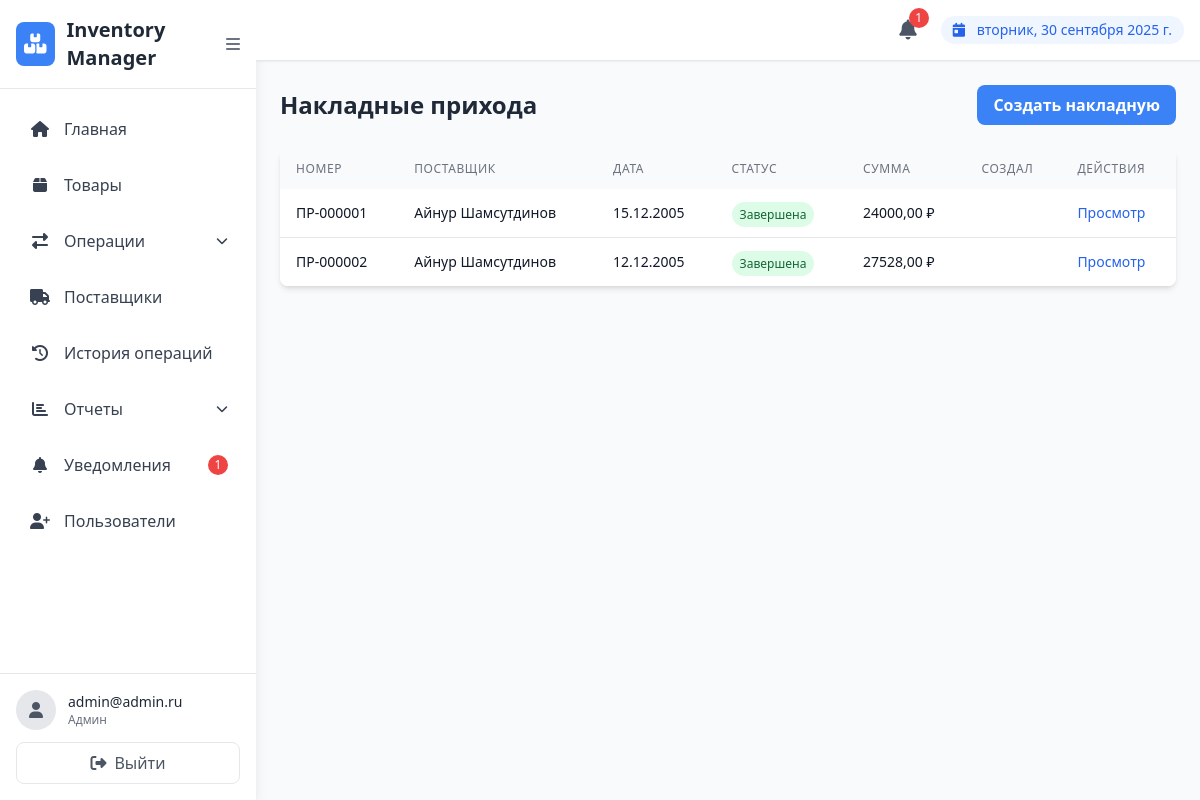
The page /products/purchase-invoices/ (signed in) on the database its author committed.
### users/models.py (models this page shows, shortened)
class CustomUser(AbstractUser):
    ROLE_CHOICES = [
        ('admin', 'Админ'),
        ('manager', 'Менеджер'),
        ('viewer', 'Наблюдатель'),
    ]
    role = models.CharField(
        max_length=20,
        choices=ROLE_CHOICES,
        default='manager',
        verbose_name='Role'
    )
    email = models.EmailField(unique=True, verbose_name='Email')
    USERNAME_FIELD = 'email'
    REQUIRED_FIELDS = ['username']
    class Meta:
        verbose_name = 'Пользователь'
        verbose_name_plural = 'Пользователи'

### products/models.py (models this page shows, shortened)
class PurchaseInvoice(models.Model):
    STATUS_CHOICES = [
        ('draft', 'Черновик'),
        ('completed', 'Завершена'),
        ('cancelled', 'Отменена'),
    ]
    invoice_number = models.CharField(max_length=50, unique=True, verbose_name='Номер накладной')
    supplier = models.ForeignKey(Supplier, on_delete=models.PROTECT, verbose_name='Поставщик')
    invoice_date = models.DateField(verbose_name='Дата накладной')
    status = models.CharField(max_length=10, choices=STATUS_CHOICES, default='draft', verbose_name='Статус')
    total_amount = models.DecimalField(max_digits=12, decimal_places=2, default=0, verbose_name='Общая сумма')
    comment = models.TextField(blank=True, verbose_name='Комментарий')
    created_by = models.ForeignKey(User, on_delete=models.PROTECT, verbose_name='Создал')
    created_at = models.DateTimeField(auto_now_add=True, verbose_name='Дата создания')
    updated_at = models.DateTimeField(auto_now=True, verbose_name='Дата обновления')
    class Meta:
        verbose_name = 'Накладная прихода'
        verbose_name_plural = 'Накладные прихода'
        ordering = ['-invoice_date', '-created_at']

class Supplier(models.Model):
    name = models.CharField(max_length=255, verbose_name='Название поставщика')
    contact_person = models.CharField(max_length=255, blank=True, verbose_name='Контактное лицо')
    phone = models.CharField(max_length=20, blank=True, verbose_name='Телефон')
    email = models.EmailField(blank=True, verbose_name='Email')
    address = models.TextField(blank=True, verbose_name='Адрес')
    created_at = models.DateTimeField(auto_now_add=True, verbose_name='Дата создания')
    class Meta:
        verbose_name = 'Поставщик'
        verbose_name_plural = 'Поставщики'
        ordering = ['name']

### products/views.py (the view)
# urls.py: path('purchase-invoices/', views.purchase_invoice_list, name='purchase_invoice_list'),
@login_required
@user_passes_test(is_admin_or_manager)
def purchase_invoice_list(request):
    invoices = PurchaseInvoice.objects.all().select_related('supplier', 'created_by')
    return render(request, 'products/purchase_invoice_list.html', {'invoices': invoices})

### products/views.py (called while the page is built)
def is_admin_or_manager(user):
    return user.is_authenticated and user.role in ['admin', 'manager']

### products/templates/products/purchase_invoice_list.html (shortened to what this page needs)
{% extends "users/base.html" %}
{% block content %}
<div>
    <div class="flex justify-between items-center mb-6">
        <h2 class="text-2xl font-bold text-gray-800">Накладные прихода</h2>
        <a href="{% url 'products:purchase_invoice_create' %}" class="bg-blue-500 hover:bg-blue-600 text-white font-bold py-2 px-4 rounded-lg transition duration-200">
            Создать накладную
        </a>
    </div>
    <div class="bg-white rounded-lg shadow-md overflow-hidden">
        <table class="min-w-full">
            <thead class="bg-gray-50">
                <tr>
                    <th class="py-3 px-4 text-left text-xs font-medium text-gray-500 uppercase tracking-wider">Номер</th>
                    <th class="py-3 px-4 text-left text-xs font-medium text-gray-500 uppercase tracking-wider">Поставщик</th>
                    <th class="py-3 px-4 text-left text-xs font-medium text-gray-500 uppercase tracking-wider">Дата</th>
                    <th class="py-3 px-4 text-left text-xs font-medium text-gray-500 uppercase tracking-wider">Статус</th>
                    <th class="py-3 px-4 text-left text-xs font-medium text-gray-500 uppercase tracking-wider">Сумма</th>
                    <th class="py-3 px-4 text-left text-xs font-medium text-gray-500 uppercase tracking-wider">Создал</th>
                    <th class="py-3 px-4 text-left text-xs font-medium text-gray-500 uppercase tracking-wider">Действия</th>
                </tr>
            </thead>
            <tbody class="bg-white divide-y divide-gray-200">
                {% for invoice in invoices %}
                <tr class="hover:bg-gray-50 transition duration-150">
                    <td class="py-3 px-4 whitespace-nowrap">
                        <div class="text-sm font-medium text-gray-900">{{ invoice.invoice_number }}</div>
                    </td>
                    <td class="py-3 px-4 whitespace-nowrap">
                        <div class="text-sm text-gray-900">{{ invoice.supplier.name }}</div>
                    </td>
                    <td class="py-3 px-4 whitespace-nowrap">
                        <div class="text-sm text-gray-900">{{ invoice.invoice_date|date:"d.m.Y" }}</div>
                    </td>
                    <td class="py-3 px-4 whitespace-nowrap">
                        <span class="px-2 py-1 text-xs rounded-full
                            {% if invoice.status == 'draft' %}bg-yellow-100 text-yellow-800
                            {% elif invoice.status == 'completed' %}bg-green-100 text-green-800
                            {% else %}bg-red-100 text-red-800{% endif %}">
                            {{ invoice.get_status_display }}
                        </span>
                    </td>
                    <td class="py-3 px-4 whitespace-nowrap">
                        <div class="text-sm font-medium text-gray-900">{{ invoice.total_amount }} ₽</div>
                    </td>
                    <td class="py-3 px-4 whitespace-nowrap">
                    </td>
                    <td class="py-3 px-4 whitespace-nowrap">
                        <div class="flex space-x-2">
                            <a href="{% url 'products:purchase_invoice_detail' invoice.pk %}"
                               class="text-blue-600 hover:text-blue-800 text-sm font-medium">
                                Просмотр
                            </a>
                        </div>
                    </td>
                </tr>
                {% endfor %}
            </tbody>
        </table>
    </div>
</div>
{% endblock %}

### users/templates/users/base.html (shortened to what this page needs)
<!DOCTYPE html>
<html lang="ru">
<head>
    <script src="https://cdn.tailwindcss.com"></script>
    <link rel="stylesheet" href="https://cdnjs.cloudflare.com/ajax/libs/font-awesome/6.4.0/css/all.min.css">
</head>
<body class="bg-gray-50 flex h-screen">
    <div class="sidebar bg-white shadow-lg w-64 flex flex-col">
        <div class="p-4 border-b border-gray-200 flex items-center justify-between">
            <div class="flex items-center">
                <div class="bg-blue-500 text-white p-2 rounded-lg">
                    <i class="fas fa-boxes text-xl"></i>
                </div>
                <h1 class="text-xl font-bold text-gray-800 ml-3">Inventory Manager</h1>
            </div>
            <button id="sidebar-toggle" class="text-gray-500 hover:text-gray-700">
                <i class="fas fa-bars"></i>
            </button>
        </div>
        <nav class="flex-1 p-4">
            <ul class="space-y-2">
                <li>
                    <a href="{% url 'users:home' %}" class="flex items-center p-3 text-gray-700 rounded-lg hover:bg-blue-50 hover:text-blue-600 transition duration-200">
                        <i class="fas fa-home w-6 text-center"></i>
                        <span class="nav-text ml-3 font-medium">Главная</span>
                    </a>
                </li>
                <li>
                    <a href="{% url 'products:list' %}" class="flex items-center p-3 text-gray-700 rounded-lg hover:bg-blue-50 hover:text-blue-600 transition duration-200">
                        <i class="fas fa-box w-6 text-center"></i>
                        <span class="nav-text ml-3 font-medium">Товары</span>
                    </a>
                </li>
                {% if user.role == 'admin' or user.role == 'manager' %}
                <li class="dropdown relative">
                    <a href="#" class="flex items-center justify-between p-3 text-gray-700 rounded-lg hover:bg-blue-50 hover:text-blue-600 transition duration-200">
                        <div class="flex items-center">
                            <i class="fas fa-exchange-alt w-6 text-center"></i>
                            <span class="nav-text ml-3 font-medium">Операции</span>
                        </div>
                        <i class="fas fa-chevron-down text-xs"></i>
                    </a>
                </li>
                <li>
                    <a href="{% url 'products:supplier_list' %}" class="flex items-center p-3 text-gray-700 rounded-lg hover:bg-blue-50 hover:text-blue-600 transition duration-200">
                        <i class="fas fa-truck w-6 text-center"></i>
                        <span class="nav-text ml-3 font-medium">Поставщики</span>
                    </a>
                </li>
                {% endif %}
                <li>
                    <a href="{% url 'products:history' %}" class="flex items-center p-3 text-gray-700 rounded-lg hover:bg-blue-50 hover:text-blue-600 transition duration-200">
                        <i class="fas fa-history w-6 text-center"></i>
                        <span class="nav-text ml-3 font-medium">История операций</span>
                    </a>
                </li>
                {% if user.role == 'admin' or user.role == 'manager' %}
                <li class="dropdown relative">
                    <a href="#" class="flex items-center justify-between p-3 text-gray-700 rounded-lg hover:bg-blue-50 hover:text-blue-600 transition duration-200">
                        <div class="flex items-center">
                            <i class="fas fa-chart-bar w-6 text-center"></i>
                            <span class="nav-text ml-3 font-medium">Отчеты</span>
                        </div>
                        <i class="fas fa-chevron-down text-xs"></i>
                    </a>
                </li>
                {% endif %}
                <li>
                    <a href="{% url 'notifications:list' %}" class="flex items-center p-3 text-gray-700 rounded-lg hover:bg-blue-50 hover:text-blue-600 transition duration-200">
                        <i class="fas fa-bell w-6 text-center"></i>
                        <span class="nav-text ml-3 font-medium">Уведомления</span>
                        {% if user.is_authenticated %}
                        <span id="sidebar-notification-badge" class="ml-auto bg-red-500 text-white text-xs rounded-full h-5 w-5 flex items-center justify-center hidden">
                        </span>
                        {% endif %}
                    </a>
                </li>
                {% if user.role == 'admin' %}
                <li>
                    <a href="{% url 'users:register' %}" class="flex items-center p-3 text-gray-700 rounded-lg hover:bg-blue-50 hover:text-blue-600 transition duration-200">
                        <i class="fas fa-user-plus w-6 text-center"></i>
                        <span class="nav-text ml-3 font-medium">Пользователи</span>
                    </a>
                </li>
                {% endif %}
            </ul>
        </nav>
        <div class="p-4 border-t border-gray-200">
            <div class="flex items-center">
                <div class="bg-gray-200 rounded-full w-10 h-10 flex items-center justify-center">
                    <i class="fas fa-user text-gray-600"></i>
                </div>
                <div class="ml-3">
                   {% if user.is_authenticated %}
  <p class="text-sm font-medium text-gray-800">{{ user.get_full_name|default:user.email }}</p>
{% else %}
  <p class="text-sm font-medium text-gray-800">Guest</p>
{% endif %}
                    <p class="text-xs text-gray-500">{{ user.get_role_display }}</p>
                </div>
            </div>
            <a href="{% url 'users:logout' %}" class="mt-3 flex items-center justify-center w-full p-2 text-gray-600 rounded-lg border border-gray-200 hover:bg-red-50 hover:text-red-600 hover:border-red-200 transition duration-200">
                <i class="fas fa-sign-out-alt"></i>
                <span class="nav-text ml-2">Выйти</span>
            </a>
        </div>
    </div>
    <div class="content-area flex-1 flex flex-col overflow-hidden">
        <header class="bg-white shadow-sm border-b border-gray-200">
            <div class="flex items-center justify-between p-4">
                <div class="flex items-center space-x-4">
                    <div class="relative">
                        <a href="{% url 'notifications:list' %}" class="relative p-2 text-gray-600 hover:text-blue-600 transition duration-200">
                            <i class="fas fa-bell text-xl"></i>
                            {% if user.is_authenticated %}
                            <span id="notification-badge" class="absolute -top-1 -right-1 bg-red-500 text-white text-xs rounded-full h-5 w-5 flex items-center justify-center hidden">
                            </span>
                            {% endif %}
                        </a>
                    </div>
                    <div class="bg-blue-50 text-blue-600 px-3 py-1 rounded-full text-sm">
                        <i class="fas fa-calendar-day mr-2"></i>
                        <span id="current-date"></span>
                    </div>
                </div>
            </div>
        </header>
        <main class="flex-1 overflow-y-auto p-6">
            {% block content %}
            {% endblock %}
        </main>
    </div>
</body>
</html>

### users/templates/users/base.html (style rules this page uses)
.sidebar { transition: all 0.3s ease; }
.content-area { transition: all 0.3s ease; }

### rows shown on the page
CustomUser: get_full_name "admin@admin.ru", role "Админ"
PurchaseInvoice: invoice_number "ПР-000001", supplier.name "Айнур Шамсутдинов", invoice_date "15.12.2005", status "Завершена", total_amount "24000,00"
PurchaseInvoice: invoice_number "ПР-000002", supplier.name "Айнур Шамсутдинов", invoice_date "12.12.2005", status "Завершена", total_amount "27528,00"
